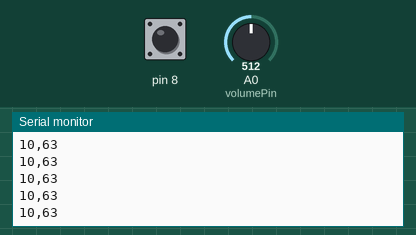
A sketch run on a simulated Arduino Uno, built with avr-gcc and run on an emulated ATmega328P. Shown: the last lines printed to the serial monitor. The inputs (shaded band) are chosen by the test bench; at power-on: A0 (volumePin) = 512, pin 8 HIGH.

Above: at 1.2 s.
1.3 s: A0 (volumePin) set to 716
At 1.35 s:
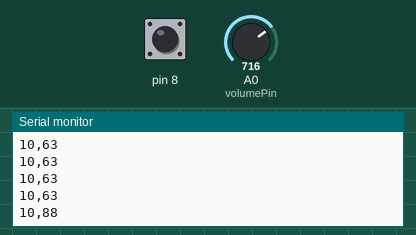
2.8 s: pin 8 pulled LOW for 0.15 s
At 2.85 s:
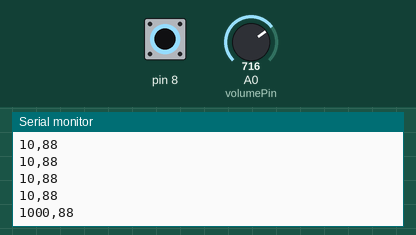
4.4 s: A0 (volumePin) set to 900
At 4.4 s:
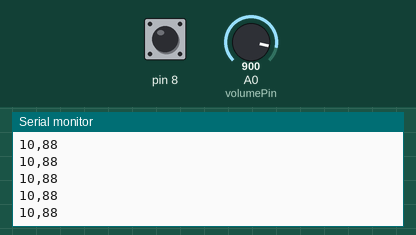
5.9 s: pin 8 pulled LOW for 1 s
At 5.95 s:
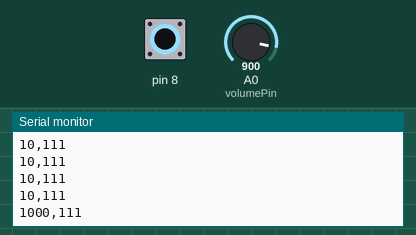
8.4 s: pin 8 pulled LOW for 1 s
12.4 s: A0 (volumePin) set to 0
At 12.42 s:
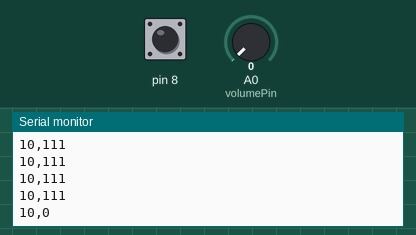
Timing chart, 0 to 15.4 s (numbered marks = the images above; inputs shaded):
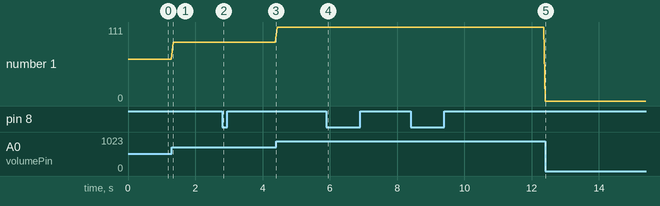

Measured:
- after the input at 1.3 s, the serial monitor: prints a new line at once (image 1)
- after the input at 2.8 s, the serial monitor: prints a new line at once (image 2)
- after the input at 5.9 s, the serial monitor: prints a new line at once (image 4)
- after the input at 12.4 s, the serial monitor: prints a new line at once (image 5)
- plotted number 1: 63 → 88 after the input at 1.3 s, 88 → 111 after the input at 4.4 s, 111 → 0 after the input at 12.4 s

The sketch:

cap_touch_first.ino
```cpp
#include <CapacitiveSensor.h>

// Define capacitive sensor for pitch (send: pin 4, receive: pin 2)
CapacitiveSensor cs_12_8 = CapacitiveSensor(12, 8);

const int volumePin = A0;  // Potentiometer for volume

void setup() {
    Serial.begin(9600);  // Start serial communication
}

void loop() {
    long pitchValue = cs_12_8.capacitiveSensor(30); // Read pitch sensor
    int volumeValue = analogRead(volumePin);       // Read potentiometer (0-1023)

    // Normalize pitch (adjusting sensitivity)
    pitchValue = constrain(pitchValue, 0, 1000);  // Cap the sensor range

    // Normalize volume (scale 0-1023 to 0-127 for MIDI velocity)
    int mappedVolume = map(volumeValue, 0, 1023, 0, 127);

    // Send pitch and volume as CSV
    Serial.print(pitchValue);
    Serial.print(",");
    Serial.println(mappedVolume);

    delay(50); // Small delay for stability
}
```
